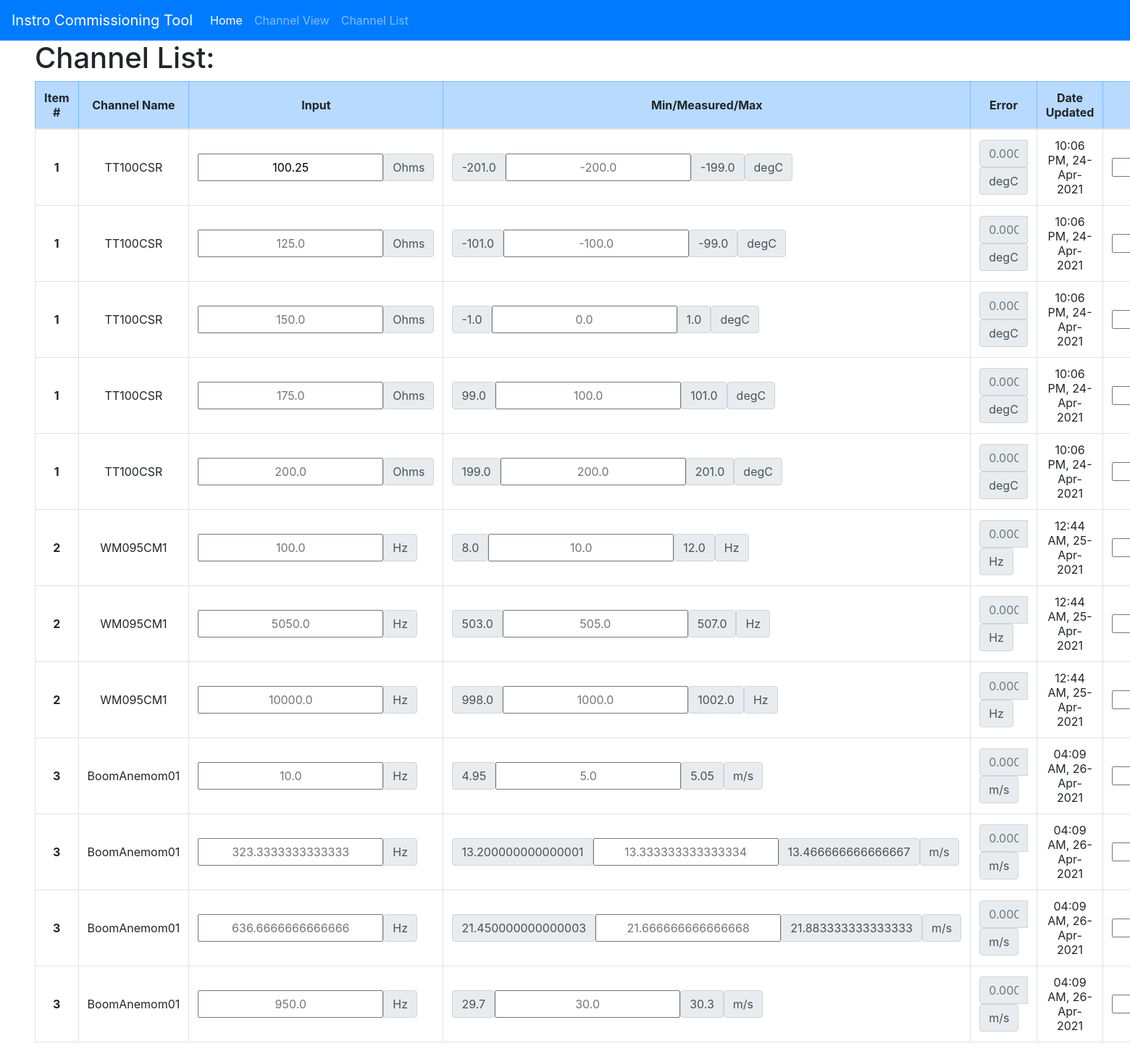
Page /channel_list on the committed database.
### app/models.py (models this page shows, shortened)
class Channel(db.Model):
	id = db.Column(db.Integer, primary_key=True)
	name = db.Column(db.String(32))
	meas_type = db.Column(db.Integer) # 0 = RTD, 1 = Pressure, 2 = Frequency, etc...
	meas_range_min = db.Column(db.Float(16))
	meas_range_max = db.Column(db.Float(16))
	meas_eu = db.Column(db.Integer) # 0 = degC, 1 = Hz, 2 = lbf, etc...
	full_scale = db.Column(db.Float(16))
	tolerance = db.Column(db.Float(8))
	tolerance_type = db.Column(db.Integer) # 0 = Units, 1 = %FS, 2 = %RDG, 3 = Custom, etc...
	input_range_min = db.Column(db.Float(16))
	input_range_max = db.Column(db.Float(16))
	input_eu = db.Column(db.Integer) # 0 = degC, 1 = Hz, 2 = lbf, etc...
	test_points = db.relationship('TestPoint', backref='channel', lazy='dynamic')
	def all_test_points(self):
		return TestPoint.query.filter_by(channel_id=self.id).all()

class TestPoint(db.Model):
	id = db.Column(db.Integer, primary_key=True)
	channel_id = db.Column(db.Integer, db.ForeignKey('channel.id'))
	input_val = db.Column(db.Float(16))
	input_val_nom = db.Column(db.Float(16))
	meas_val = db.Column(db.Float(16))
	meas_val_nom = db.Column(db.Float(16))
	pf = db.Column(db.Integer) # 0 = Untested, 1 = Pass, 2 = Fail
	date = db.Column(db.DateTime, default=datetime.utcnow)
	notes = db.Column(db.String(128))
	def get_channel(self):
		return Channel.query.filter_by(id=self.channel_id).first()
	def calc_tolerance(self):
		ch = self.get_channel()
		tolerance = ch.tolerance
		adj_tolerance = tolerance / 100
		tol_type = ch.tolerance_type
		if tol_type == 1:
			return tolerance
		elif tol_type == 2:
			return ch.full_scale * adj_tolerance
		elif tol_type == 3:
			return self.meas_val_nom * adj_tolerance
	""" def calc_pf(self):
		if abs(self.calc_error()) > self.calc_tolerance():
			self.pf = 0
			return 'Fail'
		else:
			self.pf == 1
			return 'Pass' """
	def low_limit(self):
		return self.meas_val_nom - self.calc_tolerance()
	def high_limit(self):
		return self.meas_val_nom + self.calc_tolerance()

### app/main/routes.py (the view)
@bp.route('/channel_list', methods=['GET', 'POST'])
def channel_list():
    channel_list = Channel.query.all()
    channel_group_form = ChannelGroupForm()
    for channel in channel_list:
        testpoint_list = channel.all_test_points()
        channel_form = ChannelForm()
        for testpoint in testpoint_list:
            testpoint_form = TestPointForm()
            channel_form.testpoints.append_entry(testpoint_form)
        channel_group_form.channels.append_entry(channel_form)
    return render_template('channel_list.html', title='Channel List', channel_group_form=channel_group_form, units_dict=ENG_UNITS,
                            channel_list=channel_list)

### app/main/forms.py
class ChannelGroupForm(FlaskForm):
    channels = FieldList(FormField(ChannelForm))

class ChannelForm(FlaskForm):
    testpoints = FieldList(FormField(TestPointForm))

### app/templates/channel_list.html (shortened to what this page needs)
{% extends "base.html" %}
{% import 'bootstrap/form.html' as wtf %}
{% block app_content %}
    <div>
        <h1>Channel List:</h1>
        <form action="" method="POST" name="channel_group_form">
            <table class="table table-hover table-bordered align-middle">
                <thead>
                    <tr class="table-primary text-center align-middle">
                        <th class="align-middle" style="width: 5%">Item #</th>
                        <th class="align-middle" style="width: 10%">Channel Name</th>
                        <th class="align-middle" style="width: 5%">Input</th>
                        <th class="align-middle" style="width: 22.5%">Min/Measured/Max</th>
                        <th class="align-middle" style="width: 15%">Error</th>
                        <th class="align-middle" style="width: 10%">Date Updated</th>
                        <th class="align-middle" style="width: 15%">Notes</th>
                    </tr>
                </thead>
                <tbody>
                    {% for channel, channel_form in zip(channel_list, channel_group_form.channels) %}
                        {% for testpoint, testpoint_form in zip(channel.all_test_points(), channel_form.testpoints) %}
                            {% include '_testpoint.html' %}
                        {% endfor %}
                    {% endfor %}
                </tbody>
            </table>
        </form>
    </div>
{% endblock %}

### app/templates/base.html (shortened to what this page needs)
{% block head %}
    {% block styles %}
        {{ bootstrap.load_css() }}
    {% endblock %}
{% endblock %}
{% block navbar %}
    <nav class="navbar navbar-expand-lg navbar-dark bg-primary">
        <a class="navbar-brand" href="{{ url_for('main.index') }}">Instro Commissioning Tool</a>
        <div class="collapse navbar-collapse" id="navbarColor01">
            <ul class="navbar-nav mr-auto">
                <li class="nav-item active">
                    <a class="nav-link" href="{{ url_for('main.index') }}">Home
                    </a>
                </li>
                <li class="nav-item">
                    <a class="nav-link" href="{{ url_for('main.channel_view') }}">Channel View</a>
                </li>
                <li class="nav-item">
                    <a class="nav-link" href="{{ url_for('main.channel_list') }}">Channel List</a>
                </li>
            </ul>
        </div>
    </nav>
{% endblock %}
{% block content %}
    <div class="container-xxl" style="margin-left: 48px;margin-right: 48px;">
        {% block app_content %}{% endblock %}
    </div>
{% endblock %}

### app/templates/_testpoint.html (shortened to what this page needs)
<tr class="text-center">
    <th scope="row" class="align-middle">{{ channel.id }}</th>
    <td class="align-middle">{{ channel.name }}</td>
    <td class="align-middle">
        <div class="row">
            <div class="col-md-12">
                <div class="input-group">
                    {% if testpoint.input_val == None %}
                    {{ testpoint_form.input_val(placeholder=testpoint.input_val_nom, value="") }}
                    {% else %}
                    {{ testpoint_form.input_val(placeholder=testpoint.input_val_nom, value=testpoint.input_val) }}
                    {% endif %}
                    <span class="input-group-text">{{ units_dict[channel.input_eu] }}</span>
                </div>
            </div>
        </div>
    </td>
    <td class="align-middle">
        <div class="row">
            <div class="col-md-12">
                <div class="input-group">
                    <span class="input-group-text">{{ testpoint.low_limit() }}</span>
                    {% if testpoint.meas_val == None %}
                    {{ testpoint_form.meas_val(placeholder=testpoint.meas_val_nom, value="") }}
                    {% else %}
                    {{ testpoint_form.meas_val(placeholder=testpoint.meas_val_nom, value=testpoint.meas_val) }}
                    {% endif %}
                    <span class="input-group-text">{{ testpoint.high_limit() }}</span>
                    <span class="input-group-text">{{ units_dict[channel.meas_eu] }}</span>
                </div>
            </div>
        </div>
    </td>
    <td class="align-middle">
        <div class="row">
            <div class="col-md-12">
                <div class="input-group align-middle">
                    <input type="text" class="form-control text-center" placeholder="0.000" aria-label="Measured Error" readonly="">
                    <span class="input-group-text">{{ units_dict[channel.meas_eu] }}</span>
                </div>
            </div>
        </div>
    </td>
    {% set date_str = testpoint.date %}
    <td class="align-middle">{{ date_str.strftime("%I:%M %p, %d-%b-%Y") }}</td>
    <td class="align-middle">
        {% if testpoint.notes == None %}
        {{ testpoint_form.notes(value="") }}
        {% else %}
        {{ testpoint_form.notes(value=testpoint.notes) }}
        {% endif %}
    </td>
</tr>

### app/templates/_testpoint.html (style rules this page uses)
input[type="text"] { text-align: center; }
input[type="text"]::placeholder { text-align: center; }
div[class="input-group"] { flex-wrap: nowrap; }

### rows in the picture
Channel: id "1", name "TT100CSR", input_eu "Ohms", meas_eu "degC"
TestPoint: input_val "100.25", low_limit "-201.0", high_limit "-199.0", strftime "10:06 PM, 24-Apr-2021"
TestPoint: low_limit "-101.0", high_limit "-99.0", strftime "10:06 PM, 24-Apr-2021"
TestPoint: low_limit "-1.0", high_limit "1.0", strftime "10:06 PM, 24-Apr-2021"
TestPoint: low_limit "99.0", high_limit "101.0", strftime "10:06 PM, 24-Apr-2021"
TestPoint: low_limit "199.0", high_limit "201.0", strftime "10:06 PM, 24-Apr-2021"
Channel: id "2", name "WM095CM1", input_eu "Hz", meas_eu "Hz"
TestPoint: low_limit "8.0", high_limit "12.0", strftime "12:44 AM, 25-Apr-2021"
TestPoint: low_limit "503.0", high_limit "507.0", strftime "12:44 AM, 25-Apr-2021"
TestPoint: low_limit "998.0", high_limit "1002.0", strftime "12:44 AM, 25-Apr-2021"
Channel: id "3", name "BoomAnemom01", input_eu "Hz", meas_eu "m/s"
TestPoint: low_limit "4.95", high_limit "5.05", strftime "04:09 AM, 26-Apr-2021"
TestPoint: low_limit "13.200000000000001", high_limit "13.466666666666667", strftime "04:09 AM, 26-Apr-2021"
TestPoint: low_limit "21.450000000000003", high_limit "21.883333333333333", strftime "04:09 AM, 26-Apr-2021"
TestPoint: low_limit "29.7", high_limit "30.3", strftime "04:09 AM, 26-Apr-2021"
